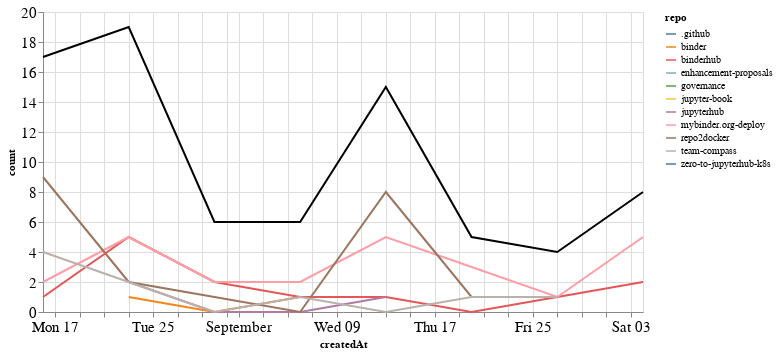

The notebook cell this image was saved under:
### Markdown cell above
## Comments

### Code cell
comments_time = comments.groupby('repo').resample('W', on='createdAt').count()['author'].reset_index()
comments_time = comments_time.rename(columns={'author': 'count'})
comments_time_total = comments_time.groupby('createdAt').agg({"count": "sum"}).reset_index()
ch1 = alt.Chart(comments_time, width=600).mark_line().encode(
    x='createdAt',
    y='count',
    color='repo',
    tooltip="repo"
)

ch2 = alt.Chart(comments_time_total, width=600).mark_line(color="black").encode(
    x='createdAt',
    y='count',
)

ch1 + ch2

### Figure 1 — Vega-Lite specification as saved in the notebook (floating-point values rounded to 4 significant figures)
{"config": {"axisLeft": {"labelFontSize": 15}, "axisBottom": {"labelFontSize": 15}}, "layer": [{"data": {"name": "data-5dd94d66067956b177437d7989ffc569"}, "mark": "line", "encoding": {"color": {"type": "nominal", "field": "repo"}, "tooltip": {"type": "nominal", "field": "repo"}, "x": {"type": "temporal", "field": "createdAt"}, "y": {"type": "quantitative", "field": "count"}}, "width": 600}, {"data": {"name": "data-32cd625f24a20adce70c7fdd3a18bdfc"}, "mark": {"type": "line", "color": "black"}, "encoding": {"x": {"type": "temporal", "field": "createdAt"}, "y": {"type": "quantitative", "field": "count"}}, "width": 600}], "$schema": "https://vega.github.io/schema/vega-lite/v4.8.1.json", "datasets": {"data-5dd94d66067956b177437d7989ffc569": [{"repo": ".github", "createdAt": "2020-10-04T00:00:00", "count": 1}, {"repo": "binder", "createdAt": "2020-08-23T00:00:00", "count": 1}, {"repo": "binder", "createdAt": "2020-08-30T00:00:00", "count": 0}, {"repo": "binder", "createdAt": "2020-09-06T00:00:00", "count": 1}, {"repo": "binderhub", "createdAt": "2020-08-16T00:00:00", "count": 1}, {"repo": "binderhub", "createdAt": "2020-08-23T00:00:00", "count": 5}, {"repo": "binderhub", "createdAt": "2020-08-30T00:00:00", "count": 2}, {"repo": "binderhub", "createdAt": "2020-09-06T00:00:00", "count": 1}, {"repo": "binderhub", "createdAt": "2020-09-13T00:00:00", "count": 1}, {"repo": "binderhub", "createdAt": "2020-09-20T00:00:00", "count": 0}, {"repo": "binderhub", "createdAt": "2020-09-27T00:00:00", "count": 1}, {"repo": "binderhub", "createdAt": "2020-10-04T00:00:00", "count": 2}, {"repo": "enhancement-proposals", "createdAt": "2020-08-16T00:00:00", "count": 1}, {"repo": "governance", "createdAt": "2020-08-23T00:00:00", "count": 2}, {"repo": "jupyter-book", "createdAt": "2020-08-30T00:00:00", "count": 1}, {"repo": "jupyterhub", "createdAt": "2020-08-23T00:00:00", "count": 2}, {"repo": "jupyterhub", "createdAt": "2020-08-30T00:00:00", "count": 0}, {"repo": "jupyterhub", "createdAt": "2020-09-06T00:00:00", "count": 0}, {"repo": "jupyterhub", "createdAt": "2020-09-13T00:00:00", "count": 1}, {"repo": "mybinder.org-deploy", "createdAt": "2020-08-16T00:00:00", "count": 2}, {"repo": "mybinder.org-deploy", "createdAt": "2020-08-23T00:00:00", "count": 5}, {"repo": "mybinder.org-deploy", "createdAt": "2020-08-30T00:00:00", "count": 2}, {"repo": "mybinder.org-deploy", "createdAt": "2020-09-06T00:00:00", "count": 2}, {"repo": "mybinder.org-deploy", "createdAt": "2020-09-13T00:00:00", "count": 5}, {"repo": "mybinder.org-deploy", "createdAt": "2020-09-20T00:00:00", "count": 3}, {"repo": "mybinder.org-deploy", "createdAt": "2020-09-27T00:00:00", "count": 1}, {"repo": "mybinder.org-deploy", "createdAt": "2020-10-04T00:00:00", "count": 5}, {"repo": "repo2docker", "createdAt": "2020-08-16T00:00:00", "count": 9}, {"repo": "repo2docker", "createdAt": "2020-08-23T00:00:00", "count": 2}, {"repo": "repo2docker", "createdAt": "2020-08-30T00:00:00", "count": 1}, {"repo": "repo2docker", "createdAt": "2020-09-06T00:00:00", "count": 0}, {"repo": "repo2docker", "createdAt": "2020-09-13T00:00:00", "count": 8}, {"repo": "repo2docker", "createdAt": "2020-09-20T00:00:00", "count": 1}, {"repo": "repo2docker", "createdAt": "2020-09-27T00:00:00", "count": 1}, {"repo": "team-compass", "createdAt": "2020-08-16T00:00:00", "count": 4}, {"repo": "team-compass", "createdAt": "2020-08-23T00:00:00", "count": 2}, {"repo": "team-compass", "createdAt": "2020-08-30T00:00:00", "count": 0}, {"repo": "team-compass", "createdAt": "2020-09-06T00:00:00", "count": 1}, {"repo": "team-compass", "createdAt": "2020-09-13T00:00:00", "count": 0}, {"repo": "team-compass", "createdAt": "2020-09-20T00:00:00", "count": 1}, {"repo": "team-compass", "createdAt": "2020-09-27T00:00:00", "count": 1}, {"repo": "zero-to-jupyterhub-k8s", "createdAt": "2020-09-06T00:00:00", "count": 1}], "data-32cd625f24a20adce70c7fdd3a18bdfc": [{"createdAt": "2020-08-16T00:00:00", "count": 17}, {"createdAt": "2020-08-23T00:00:00", "count": 19}, {"createdAt": "2020-08-30T00:00:00", "count": 6}, {"createdAt": "2020-09-06T00:00:00", "count": 6}, {"createdAt": "2020-09-13T00:00:00", "count": 15}, {"createdAt": "2020-09-20T00:00:00", "count": 5}, {"createdAt": "2020-09-27T00:00:00", "count": 4}, {"createdAt": "2020-10-04T00:00:00", "count": 8}]}}
